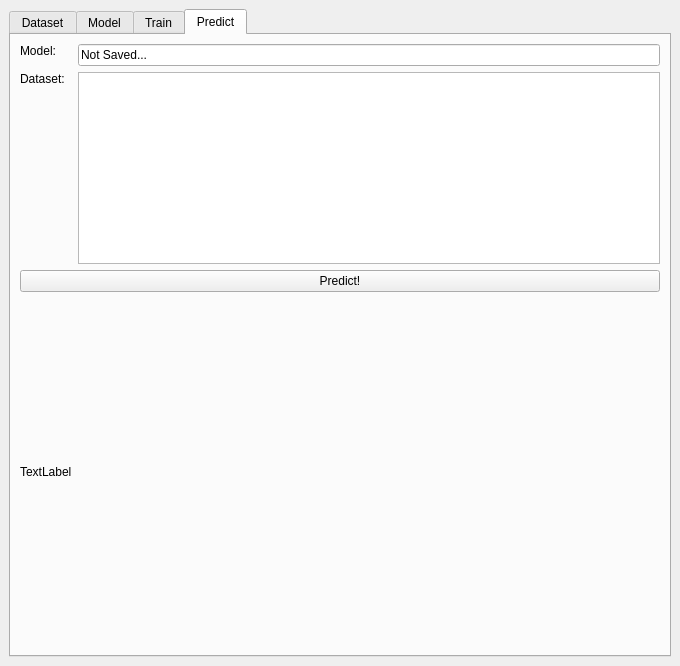
<?xml version="1.0" encoding="UTF-8"?>
<ui version="4.0">
 <author>Nick Crews</author>
 <class>GUI</class>
 <widget class="QMainWindow" name="GUI">
  <property name="enabled">
   <bool>true</bool>
  </property>
  <property name="geometry">
   <rect>
    <x>0</x>
    <y>0</y>
    <width>680</width>
    <height>666</height>
   </rect>
  </property>
  <property name="sizePolicy">
   <sizepolicy hsizetype="Preferred" vsizetype="Preferred">
    <horstretch>0</horstretch>
    <verstretch>0</verstretch>
   </sizepolicy>
  </property>
  <property name="windowTitle">
   <string>Hot Topic</string>
  </property>
  <widget class="QWidget" name="centralwidget">
   <property name="sizePolicy">
    <sizepolicy hsizetype="Preferred" vsizetype="Preferred">
     <horstretch>0</horstretch>
     <verstretch>0</verstretch>
    </sizepolicy>
   </property>
   <layout class="QHBoxLayout" name="horizontalLayout">
    <item>
     <widget class="QTabWidget" name="tabWidget">
      <property name="currentIndex">
       <number>3</number>
      </property>
      <widget class="QWidget" name="datasetTab">
       <attribute name="title">
        <string>Dataset</string>
       </attribute>
       <layout class="QVBoxLayout" name="verticalLayout_4">
        <item>
         <layout class="QVBoxLayout" name="verticalLayout">
          <item>
           <widget class="QGroupBox" name="groupBox">
            <property name="title">
             <string>Available Data:</string>
            </property>
            <layout class="QHBoxLayout" name="horizontalLayout_3">
             <item>
              <widget class="QTreeView" name="burnTree">
               <property name="sizePolicy">
                <sizepolicy hsizetype="Expanding" vsizetype="Expanding">
                 <horstretch>0</horstretch>
                 <verstretch>0</verstretch>
                </sizepolicy>
               </property>
               <property name="selectionBehavior">
                <enum>QAbstractItemView::SelectItems</enum>
               </property>
               <property name="indentation">
                <number>20</number>
               </property>
               <property name="sortingEnabled">
                <bool>true</bool>
               </property>
               <attribute name="headerVisible">
                <bool>false</bool>
               </attribute>
               <attribute name="headerStretchLastSection">
                <bool>false</bool>
               </attribute>
              </widget>
             </item>
             <item>
              <widget class="QLabel" name="burnDisplay">
               <property name="sizePolicy">
                <sizepolicy hsizetype="Expanding" vsizetype="Expanding">
                 <horstretch>0</horstretch>
                 <verstretch>0</verstretch>
                </sizepolicy>
               </property>
               <property name="text">
                <string>Select a Burn or Day...</string>
               </property>
               <property name="alignment">
                <set>Qt::AlignCenter</set>
               </property>
              </widget>
             </item>
            </layout>
           </widget>
          </item>
         </layout>
        </item>
        <item>
         <widget class="QGroupBox" name="groupBox_2">
          <property name="title">
           <string>Dataset:</string>
          </property>
          <layout class="QVBoxLayout" name="verticalLayout_6">
           <item>
            <layout class="QHBoxLayout" name="horizontalLayout_7">
             <property name="topMargin">
              <number>0</number>
             </property>
             <item>
              <widget class="QLabel" name="label_4">
               <property name="text">
                <string>Current Dataset:</string>
               </property>
              </widget>
             </item>
             <item>
              <widget class="QLineEdit" name="datasetDatasetLineEdit">
               <property name="text">
                <string>Not saved...</string>
               </property>
               <property name="readOnly">
                <bool>true</bool>
               </property>
              </widget>
             </item>
            </layout>
           </item>
           <item>
            <layout class="QHBoxLayout" name="horizontalLayout_4">
             <property name="topMargin">
              <number>0</number>
             </property>
             <item>
              <widget class="QPushButton" name="loadDatasetButton">
               <property name="text">
                <string>Load...</string>
               </property>
              </widget>
             </item>
             <item>
              <widget class="QPushButton" name="saveDatasetButton">
               <property name="text">
                <string>Save...</string>
               </property>
              </widget>
             </item>
            </layout>
           </item>
           <item>
            <layout class="QHBoxLayout" name="horizontalLayout_5">
             <item>
              <widget class="QTreeView" name="datasetTree">
               <property name="sizePolicy">
                <sizepolicy hsizetype="Expanding" vsizetype="Expanding">
                 <horstretch>0</horstretch>
                 <verstretch>0</verstretch>
                </sizepolicy>
               </property>
               <property name="selectionBehavior">
                <enum>QAbstractItemView::SelectItems</enum>
               </property>
               <property name="indentation">
                <number>20</number>
               </property>
               <property name="sortingEnabled">
                <bool>true</bool>
               </property>
               <attribute name="headerVisible">
                <bool>false</bool>
               </attribute>
               <attribute name="headerStretchLastSection">
                <bool>false</bool>
               </attribute>
              </widget>
             </item>
             <item>
              <widget class="QLabel" name="datasetDisplay">
               <property name="sizePolicy">
                <sizepolicy hsizetype="Expanding" vsizetype="Expanding">
                 <horstretch>0</horstretch>
                 <verstretch>0</verstretch>
                </sizepolicy>
               </property>
               <property name="text">
                <string>Select a Day...</string>
               </property>
               <property name="alignment">
                <set>Qt::AlignCenter</set>
               </property>
              </widget>
             </item>
            </layout>
           </item>
          </layout>
         </widget>
        </item>
       </layout>
      </widget>
      <widget class="QWidget" name="modelTab">
       <attribute name="title">
        <string>Model</string>
       </attribute>
       <layout class="QVBoxLayout" name="verticalLayout_8">
        <item>
         <layout class="QVBoxLayout" name="verticalLayout_3">
          <item>
           <layout class="QHBoxLayout" name="horizontalLayout_2">
            <item>
             <widget class="QLabel" name="modelLabel">
              <property name="sizePolicy">
               <sizepolicy hsizetype="Fixed" vsizetype="Preferred">
                <horstretch>0</horstretch>
                <verstretch>0</verstretch>
               </sizepolicy>
              </property>
              <property name="text">
               <string>Model:</string>
              </property>
              <property name="buddy">
               <cstring>modelBrowseButton</cstring>
              </property>
             </widget>
            </item>
            <item>
             <widget class="QLineEdit" name="modelLineEdit">
              <property name="text">
               <string>Not Saved...</string>
              </property>
              <property name="readOnly">
               <bool>true</bool>
              </property>
             </widget>
            </item>
            <item>
             <widget class="QPushButton" name="modelBrowseButton">
              <property name="text">
               <string>Browse...</string>
              </property>
             </widget>
            </item>
           </layout>
          </item>
          <item>
           <widget class="QLabel" name="modelDisplay">
            <property name="text">
             <string>TextLabel</string>
            </property>
           </widget>
          </item>
         </layout>
        </item>
       </layout>
      </widget>
      <widget class="QWidget" name="trainTab">
       <attribute name="title">
        <string>Train</string>
       </attribute>
       <layout class="QVBoxLayout" name="verticalLayout_2">
        <item>
         <layout class="QFormLayout" name="formLayout_2">
          <property name="fieldGrowthPolicy">
           <enum>QFormLayout::ExpandingFieldsGrow</enum>
          </property>
          <item row="0" column="0">
           <widget class="QLabel" name="modelLabel_3">
            <property name="sizePolicy">
             <sizepolicy hsizetype="Fixed" vsizetype="Fixed">
              <horstretch>0</horstretch>
              <verstretch>0</verstretch>
             </sizepolicy>
            </property>
            <property name="text">
             <string>Model:</string>
            </property>
            <property name="buddy">
             <cstring>modelBrowseButton</cstring>
            </property>
           </widget>
          </item>
          <item row="0" column="1">
           <widget class="QLineEdit" name="trainModelLineEdit">
            <property name="text">
             <string>Not Saved...</string>
            </property>
            <property name="readOnly">
             <bool>true</bool>
            </property>
           </widget>
          </item>
          <item row="1" column="0">
           <widget class="QLabel" name="label_5">
            <property name="enabled">
             <bool>true</bool>
            </property>
            <property name="sizePolicy">
             <sizepolicy hsizetype="Preferred" vsizetype="Fixed">
              <horstretch>0</horstretch>
              <verstretch>0</verstretch>
             </sizepolicy>
            </property>
            <property name="text">
             <string>Dataset: </string>
            </property>
           </widget>
          </item>
          <item row="1" column="1">
           <widget class="QLineEdit" name="trainDatasetLineEdit">
            <property name="text">
             <string>Not Saved...</string>
            </property>
            <property name="readOnly">
             <bool>true</bool>
            </property>
           </widget>
          </item>
         </layout>
        </item>
       </layout>
      </widget>
      <widget class="QWidget" name="predictTab">
       <property name="sizePolicy">
        <sizepolicy hsizetype="Expanding" vsizetype="Expanding">
         <horstretch>0</horstretch>
         <verstretch>0</verstretch>
        </sizepolicy>
       </property>
       <attribute name="title">
        <string>Predict</string>
       </attribute>
       <layout class="QFormLayout" name="formLayout">
        <item row="0" column="0">
         <widget class="QLabel" name="modelLabel_2">
          <property name="sizePolicy">
           <sizepolicy hsizetype="Fixed" vsizetype="Fixed">
            <horstretch>0</horstretch>
            <verstretch>0</verstretch>
           </sizepolicy>
          </property>
          <property name="text">
           <string>Model:</string>
          </property>
          <property name="buddy">
           <cstring>modelBrowseButton</cstring>
          </property>
         </widget>
        </item>
        <item row="0" column="1">
         <widget class="QLineEdit" name="predictModelLineEdit">
          <property name="text">
           <string>Not Saved...</string>
          </property>
          <property name="readOnly">
           <bool>true</bool>
          </property>
         </widget>
        </item>
        <item row="1" column="0">
         <widget class="QLabel" name="label_2">
          <property name="enabled">
           <bool>true</bool>
          </property>
          <property name="sizePolicy">
           <sizepolicy hsizetype="Preferred" vsizetype="Fixed">
            <horstretch>0</horstretch>
            <verstretch>0</verstretch>
           </sizepolicy>
          </property>
          <property name="text">
           <string>Dataset: </string>
          </property>
         </widget>
        </item>
        <item row="1" column="1">
         <widget class="QTreeView" name="predictBurnTree">
          <property name="sizePolicy">
           <sizepolicy hsizetype="Expanding" vsizetype="Expanding">
            <horstretch>0</horstretch>
            <verstretch>0</verstretch>
           </sizepolicy>
          </property>
          <property name="selectionBehavior">
           <enum>QAbstractItemView::SelectItems</enum>
          </property>
          <property name="indentation">
           <number>20</number>
          </property>
          <property name="sortingEnabled">
           <bool>true</bool>
          </property>
          <attribute name="headerVisible">
           <bool>false</bool>
          </attribute>
          <attribute name="headerStretchLastSection">
           <bool>false</bool>
          </attribute>
         </widget>
        </item>
        <item row="2" column="0" colspan="2">
         <widget class="QPushButton" name="predictButton">
          <property name="text">
           <string>Predict!</string>
          </property>
         </widget>
        </item>
        <item row="3" column="0">
         <widget class="QLabel" name="predictDisplay">
          <property name="sizePolicy">
           <sizepolicy hsizetype="Expanding" vsizetype="Expanding">
            <horstretch>0</horstretch>
            <verstretch>0</verstretch>
           </sizepolicy>
          </property>
          <property name="text">
           <string>TextLabel</string>
          </property>
         </widget>
        </item>
       </layout>
      </widget>
     </widget>
    </item>
   </layout>
  </widget>
  <action name="actionN">
   <property name="checkable">
    <bool>true</bool>
   </property>
   <property name="checked">
    <bool>true</bool>
   </property>
   <property name="text">
    <string>N</string>
   </property>
  </action>
  <action name="actionKg">
   <property name="checkable">
    <bool>true</bool>
   </property>
   <property name="text">
    <string>kg</string>
   </property>
  </action>
  <action name="actionLbs">
   <property name="checkable">
    <bool>true</bool>
   </property>
   <property name="text">
    <string>lbs</string>
   </property>
  </action>
  <action name="actionOpenCal">
   <property name="text">
    <string>Open...</string>
   </property>
   <property name="shortcut">
    <string/>
   </property>
  </action>
  <action name="actionSaveCal">
   <property name="text">
    <string>Save</string>
   </property>
  </action>
  <action name="actionSaveCalAs">
   <property name="text">
    <string>Save As...</string>
   </property>
  </action>
  <action name="actionSave_2">
   <property name="text">
    <string>Save</string>
   </property>
  </action>
  <action name="actionOpenRec">
   <property name="text">
    <string>Open...</string>
   </property>
  </action>
  <action name="actionSaveRec">
   <property name="text">
    <string>Save</string>
   </property>
  </action>
  <action name="actionSaveRecAs">
   <property name="text">
    <string>Save As...</string>
   </property>
  </action>
  <action name="actionExportSnippet">
   <property name="text">
    <string>Export Snippet...</string>
   </property>
  </action>
  <action name="actionNew_Dataset">
   <property name="text">
    <string>New Dataset...</string>
   </property>
  </action>
 </widget>
 <resources/>
 <connections/>
</ui>
